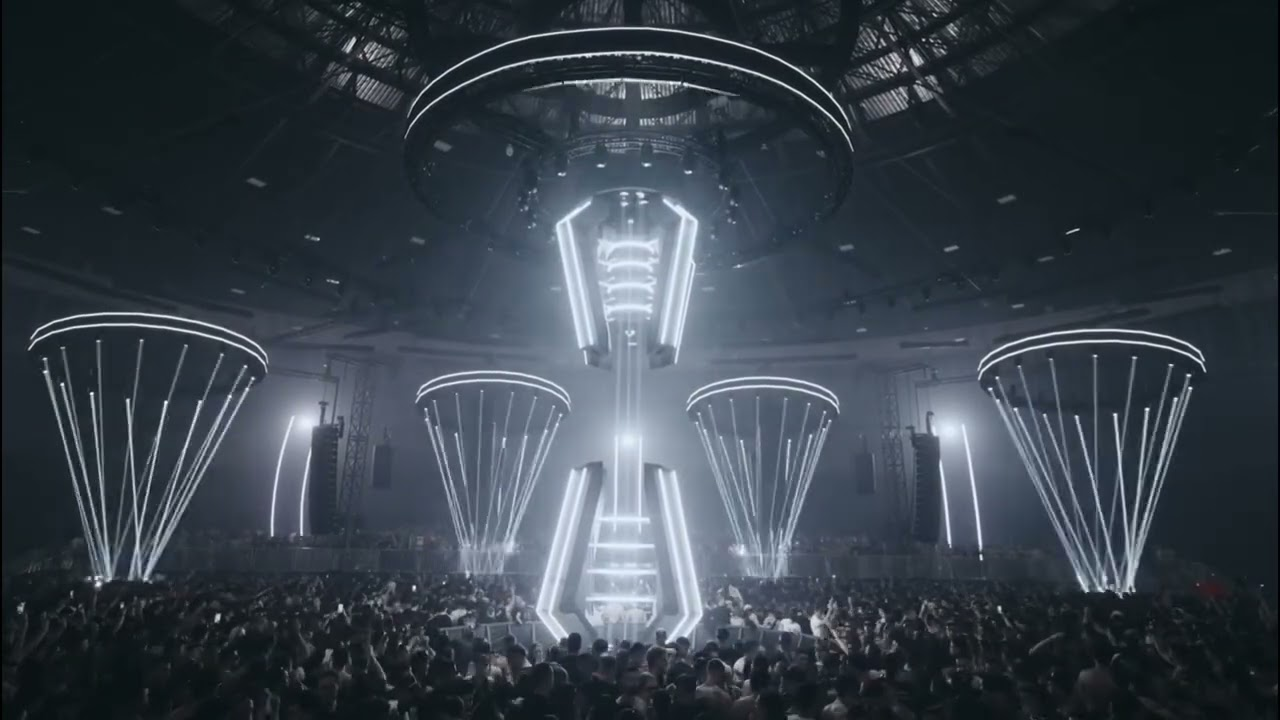
#> input picture outworld2.jpg, 1280 x 720 px
$ jupyter execute walkthrough.ipynb
#> lines starting #> are read from the running program, lines starting #| are printed output that depends on the picture
# Histogram Equalisation and CLAHE: Code Walkthrough

We use a photo from the Outworld festival, a dark crowd lit by intense LED rigs.
This is a perfect test image because it has two very different brightness zones at the same time:
- A huge dark area (the crowd)
- A small but very bright area (the LED lights)

That mix causes problems for basic histogram equalisation, and we will see exactly why, and how CLAHE fixes it.

[cell 1]
import numpy as np
import matplotlib.pyplot as plt
import cv2

plt.rcParams['figure.dpi'] = 100
plt.rcParams['axes.titlesize'] = 12
plt.rcParams['axes.titleweight'] = 'bold'

## 1. Load the Image

We load it in **grayscale**: black and white, no colour.
Every pixel is just a number from 0 (pure black) to 255 (pure white).

[cell 2]
img = cv2.imread('outworld2.jpg', cv2.IMREAD_GRAYSCALE)
#> img: shape (720, 1280); min 0, max 254, mean 63.2

plt.figure(figsize=(10, 5))
plt.imshow(img, cmap='gray', vmin=0, vmax=255)
plt.title('outworld2.jpg (grayscale)')
plt.axis('off')
plt.tight_layout()
plt.show()

print(f"Image size  : {img.shape[0]} rows x {img.shape[1]} columns = {img.size:,} pixels")
#| Image size  : 720 rows x 1280 columns = 921,600 pixels
print(f"Pixel range : {img.min()} (darkest) to {img.max()} (brightest)")
#| Pixel range : 0 (darkest) to 254 (brightest)

## 2. The Histogram: What Brightness Does the Image Use?

A histogram is a bar chart of pixel counts.
Bar 0 = how many pixels are pure black. Bar 255 = how many are pure white.

A tall bar means a lot of pixels have that brightness.
A short bar (or no bar) means almost no pixels are that bright.

We expect to see a big pile on the left (dark crowd) and a smaller spike on the right (bright LEDs).

[cell 3]
# Count how many pixels have each brightness value (0 to 255)
hist = np.bincount(img.flatten(), minlength=256)
#> hist = 256 values, max 24037 at index 27, min 0 at index 248, mean 3600

fig, axes = plt.subplots(1, 2, figsize=(13, 4))

axes[0].imshow(img, cmap='gray', vmin=0, vmax=255)
axes[0].set_title('Input Image')
axes[0].axis('off')

axes[1].bar(range(256), hist, color='steelblue', width=1)
axes[1].set_title('Histogram: pixel count per brightness level')
axes[1].set_xlabel('Brightness (0 = black, 255 = white)')
axes[1].set_ylabel('Number of pixels')
axes[1].axvline(x=img.min(), color='red',   linestyle='--', linewidth=1.2, label=f'darkest = {img.min()}')
axes[1].axvline(x=img.max(), color='green', linestyle='--', linewidth=1.2, label=f'brightest = {img.max()}')
axes[1].legend()

plt.tight_layout()
plt.show()
#> figure, not shown here; panel 2: tallest bar 24037 high, from x = 26.5 to 27.5

## 3. The CDF: Running Total of the Histogram

The **CDF** (Cumulative Distribution Function) answers one question for every brightness level:
> "What percentage of all pixels are this bright or darker?"

You build it in two steps:

Step 1: Turn counts into percentages:
`prob[r] = hist[r] / total_pixels`

Step 2: Add them up as you go from left to right:
`CDF[r] = prob[0] + prob[1] + ... + prob[r]`

The CDF always:
- Starts at (or near) 0 on the left
- Ends at exactly 1.0 on the right
- Never goes down, it can only stay flat or rise

Where the CDF shoots up steeply = lots of pixels at that brightness.
Where the CDF is flat = almost no pixels at that brightness.

[cell 4]
N    = img.size          # total number of pixels
#> N = 921600
prob = hist / N          # step 1: turn counts into fractions
#> prob = 256 values, max 0.0261 at index 27, min 0 at index 248, mean 0.00391
cdf  = np.cumsum(prob)   # step 2: running total (cumulative sum)
#> cdf = 256 values from 0.000625 to 1

# Quick check: should both be 1.0
print(f"prob adds up to : {prob.sum():.4f}  (should be 1.0)")
#| prob adds up to : 1.0000  (should be 1.0)
print(f"CDF at r=255    : {cdf[255]:.4f}  (should be 1.0)")
#| CDF at r=255    : 1.0000  (should be 1.0)
print()

# Print a few rows so you can see the pattern
print(f"{'Brightness':>12}  {'Count':>10}  {'% of pixels':>12}  {'CDF':>8}")
print("-" * 48)
for r in [0, 30, 60, 90, 120, 150, 180, 210, 240, 255]:
    print(f"{r:>12}  {hist[r]:>10}  {prob[r]*100:>11.2f}%  {cdf[r]:>8.4f}")
#> this loop made 10 passes
#|            0         576         0.06%    0.0006
#|           30       23800         2.58%    0.2595
#|           60        4969         0.54%    0.6382
#|           90        3955         0.43%    0.7888
#|          120        2141         0.23%    0.8703
#|          150        1428         0.15%    0.9283
#|          180         851         0.09%    0.9614
#|          210         520         0.06%    0.9853
#> (further printed lines are left out)

fig, axes = plt.subplots(1, 2, figsize=(12, 4))

axes[0].plot(range(256), prob, color='steelblue')
axes[0].set_title('Step 1: Percentage of pixels at each brightness')
axes[0].set_xlabel('Brightness')
axes[0].set_ylabel('Fraction of pixels')

axes[1].plot(range(256), cdf, color='darkorange', linewidth=2)
axes[1].set_title('Step 2: CDF (running total)')
axes[1].set_xlabel('Brightness')
axes[1].set_ylabel('Cumulative fraction')
axes[1].axhline(0.5, color='gray', linestyle='--', alpha=0.6, label='50% of pixels are below this')
axes[1].legend()

plt.tight_layout()
plt.show()
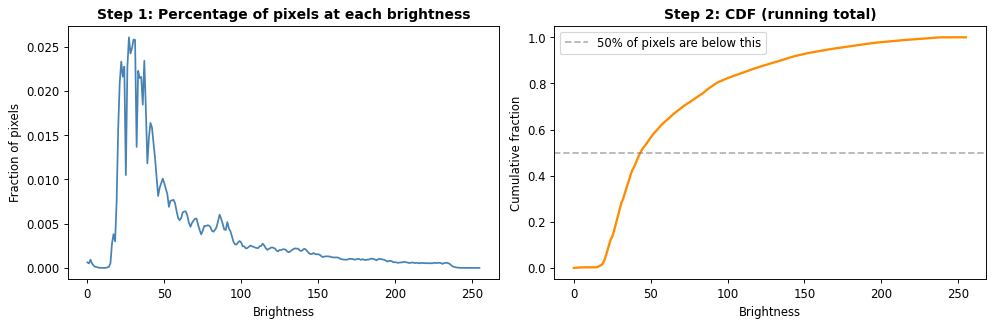
#> figure drawn by matplotlib, 2 panels; panel 1: curve peaks at x = 27, y = 0.0261; panel 2: curve peaks at x = 254, y = 1

## 4. Building the Remapping Table

Now we turn the CDF into a **lookup table**, a simple cheat sheet that says:
> "Old brightness X becomes new brightness Y."

The formula is:
```
new_brightness = round( 255 x CDF[old_brightness] )
```

The CDF rises steeply where there are lots of pixels. Multiplying by 255 and rounding
spreads those crowded pixels across a much wider brightness range.
Pixels that were all scrunched together in the dark zone get spread out from, say, 10 to 80.
That is what makes the image look more detailed and higher contrast.

We store this remapping in a 256-entry array called a **LUT** (Lookup Table).
Applying it to the whole image is then just one line: `output = lut[image]`

[cell 5]
# Build the lookup table
lut = np.round(255 * cdf).astype(np.uint8)   # one entry per possible brightness level
#> lut = 256 values from 0 to 255

plt.figure(figsize=(6, 5))
plt.plot(range(256), lut, color='purple', linewidth=2, label='new = round(255 x CDF[old])')
plt.plot([0, 255], [0, 255], 'k--', alpha=0.4, linewidth=1, label='no change (diagonal)')
plt.xlabel('Old brightness')
plt.ylabel('New brightness')
plt.title('The Remapping Curve')
plt.legend()
plt.grid(True, alpha=0.3)
plt.tight_layout()
plt.show()
#> figure, not shown here; curve peaks at x = 234, y = 255

# Show what happens to a few specific brightness values
print(f"{'Old brightness':>16}  {'CDF':>8}  {'New brightness':>16}")
print("-" * 44)
for r in [0, 30, 60, 90, 120, 150, 180, 210, 240, 255]:
    print(f"{r:>16}  {cdf[r]:>8.4f}  {lut[r]:>16}")

## 5. Apply the Lookup Table

We pass every pixel through the table.
Each pixel's old value is used as the index into the LUT to get its new value.
NumPy handles this for all pixels at once, no need for a slow Python loop.

[cell 6]
img_eq  = lut[img]   # apply the LUT
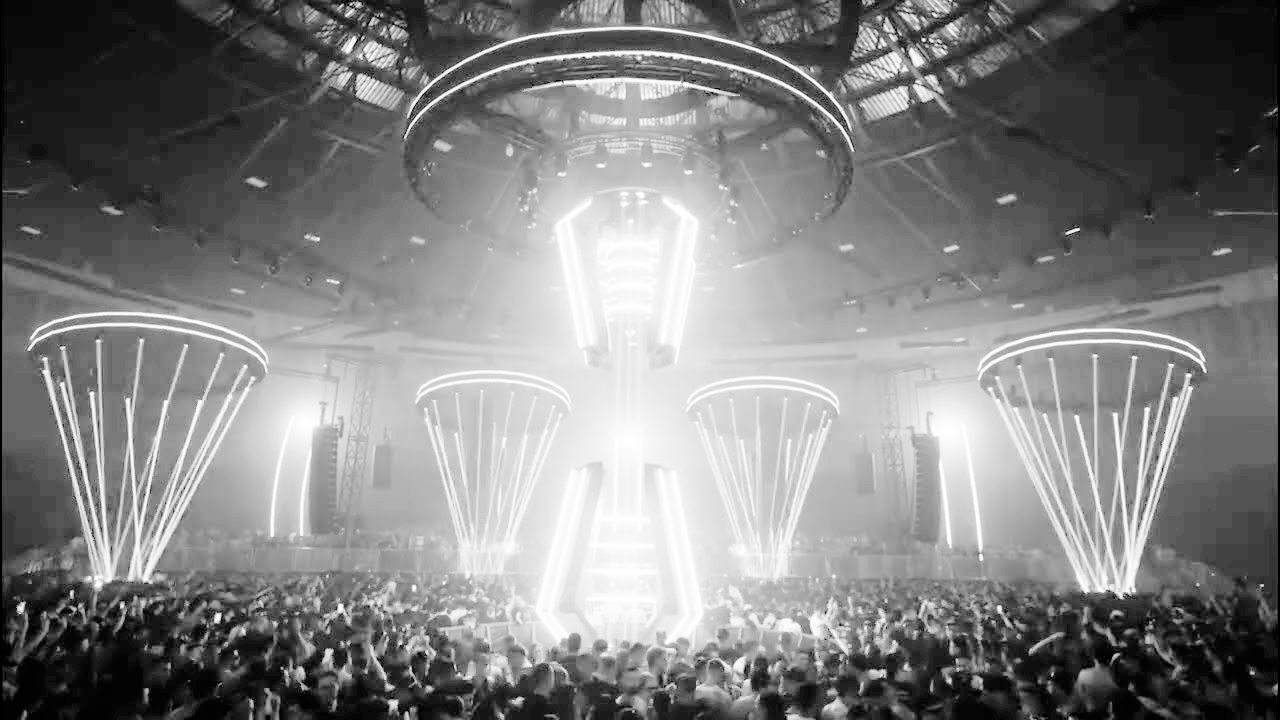
#> img_eq: shape (720, 1280); min 0, max 255, mean 129.1

hist_eq = np.bincount(img_eq.flatten(), minlength=256)
#> hist_eq = 256 values, max 24037 at index 47, min 0 at index 4, mean 3600
cdf_eq  = np.cumsum(hist_eq / img_eq.size)
#> cdf_eq = 256 values from 0.00114 to 1

fig, axes = plt.subplots(2, 3, figsize=(15, 8))

axes[0, 0].imshow(img,    cmap='gray', vmin=0, vmax=255)
axes[0, 0].set_title('Input')
axes[0, 0].axis('off')

axes[0, 1].imshow(img_eq, cmap='gray', vmin=0, vmax=255)
axes[0, 1].set_title('After Histogram Equalisation')
axes[0, 1].axis('off')

diff = img_eq.astype(int) - img.astype(int)
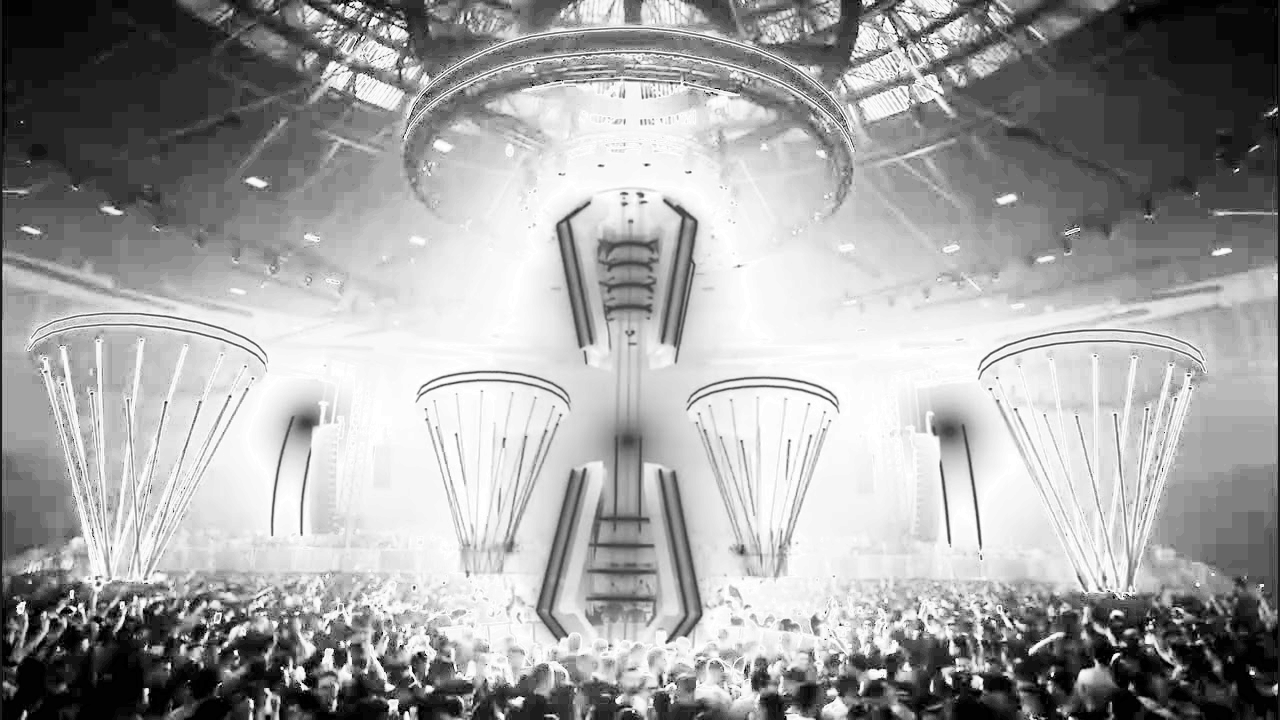
#> diff: shape (720, 1280) int64; min -15, max 112, mean 65.9; drawn with min black and max white
im   = axes[0, 2].imshow(diff, cmap='RdBu_r', vmin=-128, vmax=128)
axes[0, 2].set_title('Difference (red = got brighter, blue = got darker)')
axes[0, 2].axis('off')
plt.colorbar(im, ax=axes[0, 2], fraction=0.046)

axes[1, 0].bar(range(256), hist,    color='steelblue',  width=1)
axes[1, 0].set_title('Before: histogram')
axes[1, 0].set_xlabel('Brightness')

axes[1, 1].bar(range(256), hist_eq, color='darkorange', width=1)
axes[1, 1].set_title('After: histogram (more spread out)')
axes[1, 1].set_xlabel('Brightness')

axes[1, 2].plot(range(256), cdf,    color='steelblue',  label='Before', linewidth=2)
axes[1, 2].plot(range(256), cdf_eq, color='darkorange', label='After',  linewidth=2)
axes[1, 2].plot([0, 255], [0, 1],   'k--', alpha=0.4,   label='Ideal (straight line)', linewidth=1)
axes[1, 2].set_title('CDF before and after')
axes[1, 2].set_xlabel('Brightness')
axes[1, 2].legend()

plt.tight_layout()
plt.show()
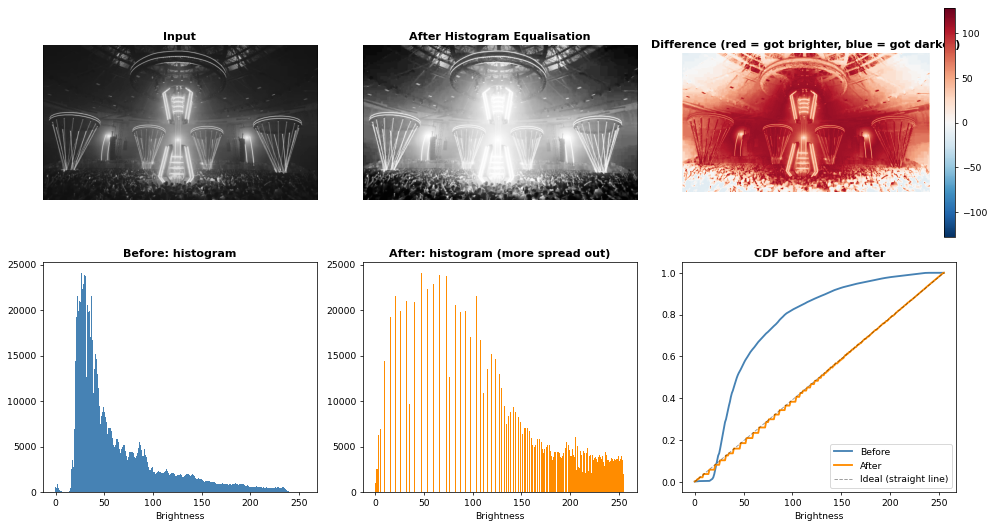
#> figure drawn by matplotlib, 7 panels; panel 4: tallest bar 24037 high, from x = 26.5 to 27.5; panel 5: tallest bar 24037 high, from x = 46.5 to 47.5; panel 6: curve peaks at x = 254, y = 1; panel 6: curve peaks at x = 255, y = 1

print(f"Before: brightness range [{img.min()}, {img.max()}]")
#| Before: brightness range [0, 254]
print(f"After : brightness range [{img_eq.min()}, {img_eq.max()}]")
#| After : brightness range [0, 255]

## 6. Cross-Check with OpenCV

OpenCV is an open-source computer vision library that provides ready-made implementations
of common image processing operations. `cv2.equalizeHist()` runs the exact same pipeline
we just built manually: histogram, CDF, LUT, apply.

Running both side by side confirms our manual derivation is correct.
Any pixel difference of at most 1 is expected, caused by rounding.

[cell 7]
img_eq_cv = cv2.equalizeHist(img)

max_diff = np.max(np.abs(img_eq.astype(int) - img_eq_cv.astype(int)))
#> max_diff = 1
print(f"Identical : {np.array_equal(img_eq, img_eq_cv)}")
#| Identical : False
print(f"Biggest pixel difference : {max_diff}  (0 or 1 is fine)")
#| Biggest pixel difference : 1  (0 or 1 is fine)

fig, axes = plt.subplots(1, 2, figsize=(10, 4))
axes[0].imshow(img_eq,    cmap='gray', vmin=0, vmax=255)
axes[0].set_title('Our result (manual)')
axes[0].axis('off')
axes[1].imshow(img_eq_cv, cmap='gray', vmin=0, vmax=255)
axes[1].set_title('OpenCV result')
axes[1].axis('off')
plt.tight_layout()
plt.show()

## 7. The Problem: HE Uses One Rule for the Whole Image

This image has two very different zones:
- Dark zone (crowd): HE does a good job here, the people become visible
- Bright zone (LED lights): HE pushes these to pure white (255) and destroys all detail

Why? Because HE computes one **CDF** for the entire image. That CDF is dominated by
the huge number of dark pixels from the crowd. When it rescales everything using that one rule,
the already-bright lights get pushed off the top of the scale.

The zoom below shows this clearly.

[cell 8]
h, w = img.shape
#> h = 720; w = 1280
# Crop the LED tower area (top-centre of the image)
crop_y  = slice(0, h // 3)
crop_x  = slice(w // 3, 2 * w // 3)
# Crop the crowd area (bottom of the image)
crop_y2 = slice(2 * h // 3, h)

fig, axes = plt.subplots(2, 2, figsize=(12, 8))

axes[0, 0].imshow(img[crop_y, crop_x],    cmap='gray', vmin=0, vmax=255)
axes[0, 0].set_title('LED area: BEFORE')
axes[0, 0].axis('off')

axes[0, 1].imshow(img_eq[crop_y, crop_x], cmap='gray', vmin=0, vmax=255)
axes[0, 1].set_title('LED area: AFTER HE  (all washed out to white)')
axes[0, 1].axis('off')

axes[1, 0].imshow(img[crop_y2, crop_x],    cmap='gray', vmin=0, vmax=255)
axes[1, 0].set_title('Crowd area: BEFORE  (very dark, hard to see)')
axes[1, 0].axis('off')

axes[1, 1].imshow(img_eq[crop_y2, crop_x], cmap='gray', vmin=0, vmax=255)
axes[1, 1].set_title('Crowd area: AFTER HE  (much more visible)')
axes[1, 1].axis('off')

plt.suptitle('Global HE: good for the crowd, bad for the lights', fontsize=13)
plt.tight_layout()
plt.show()

## 8. CLAHE: The Fix

Instead of one rule for the whole image, **CLAHE** cuts the image into small tiles
and applies HE separately to each tile.

The LED tile gets its own CDF. The crowd tile gets its own CDF.
They no longer interfere with each other.

One extra protection: a **clip limit**. If a tile's histogram has a very tall spike
(meaning lots of pixels piled at one brightness), CLAHE cuts that spike off and spreads
the excess evenly. This stops noise from being amplified along with the real image detail.

Finally, to avoid a visible grid of hard edges between tiles, CLAHE blends neighbouring
tile results smoothly at the borders.

[cell 9]
clahe     = cv2.createCLAHE(clipLimit=2.0, tileGridSize=(8, 8))
img_clahe = clahe.apply(img)

fig, axes = plt.subplots(1, 3, figsize=(15, 5))

axes[0].imshow(img,       cmap='gray', vmin=0, vmax=255)
axes[0].set_title('Original')
axes[0].axis('off')

axes[1].imshow(img_eq,    cmap='gray', vmin=0, vmax=255)
axes[1].set_title('Global HE  (lights blown out)')
axes[1].axis('off')

axes[2].imshow(img_clahe, cmap='gray', vmin=0, vmax=255)
axes[2].set_title('CLAHE  clip=2  tile=8x8')
axes[2].axis('off')

plt.tight_layout()
plt.show()

## 9. Changing CLAHE Parameters

CLAHE has two knobs to turn:

`clipLimit`: how strong the enhancement is.
Low = gentle. High = aggressive (but too high and you start amplifying noise instead of detail).

`tileGridSize`: how many tiles to split the image into.
Small tiles = very local, can look over-processed. Large tiles = starts behaving like global HE.

[cell 10]
# ── Vary clipLimit ────────────────────────────────────────────────────────────
fig, axes = plt.subplots(1, 4, figsize=(16, 4))
for i, cl in enumerate([1.0, 2.0, 5.0, 20.0]):
    out = cv2.createCLAHE(clipLimit=cl, tileGridSize=(8, 8)).apply(img)
    axes[i].imshow(out, cmap='gray', vmin=0, vmax=255)
    axes[i].set_title(f'clipLimit = {cl}')
    axes[i].axis('off')
plt.suptitle('clipLimit sweep  (tile size fixed at 8x8)', fontsize=13)
plt.tight_layout()
plt.show()

# ── Vary tileGridSize ─────────────────────────────────────────────────────────
fig, axes = plt.subplots(1, 4, figsize=(16, 4))
for i, ts in enumerate([(2, 2), (8, 8), (16, 16), (64, 64)]):
    out = cv2.createCLAHE(clipLimit=2.0, tileGridSize=ts).apply(img)
    axes[i].imshow(out, cmap='gray', vmin=0, vmax=255)
    axes[i].set_title(f'tile = {ts[0]}x{ts[1]}')
    axes[i].axis('off')
#> this loop made 4 passes
#> pass 1, `out = cv2.createCLAHE(clipLimit=2.0, tileGridSize=ts).apply(img)`:
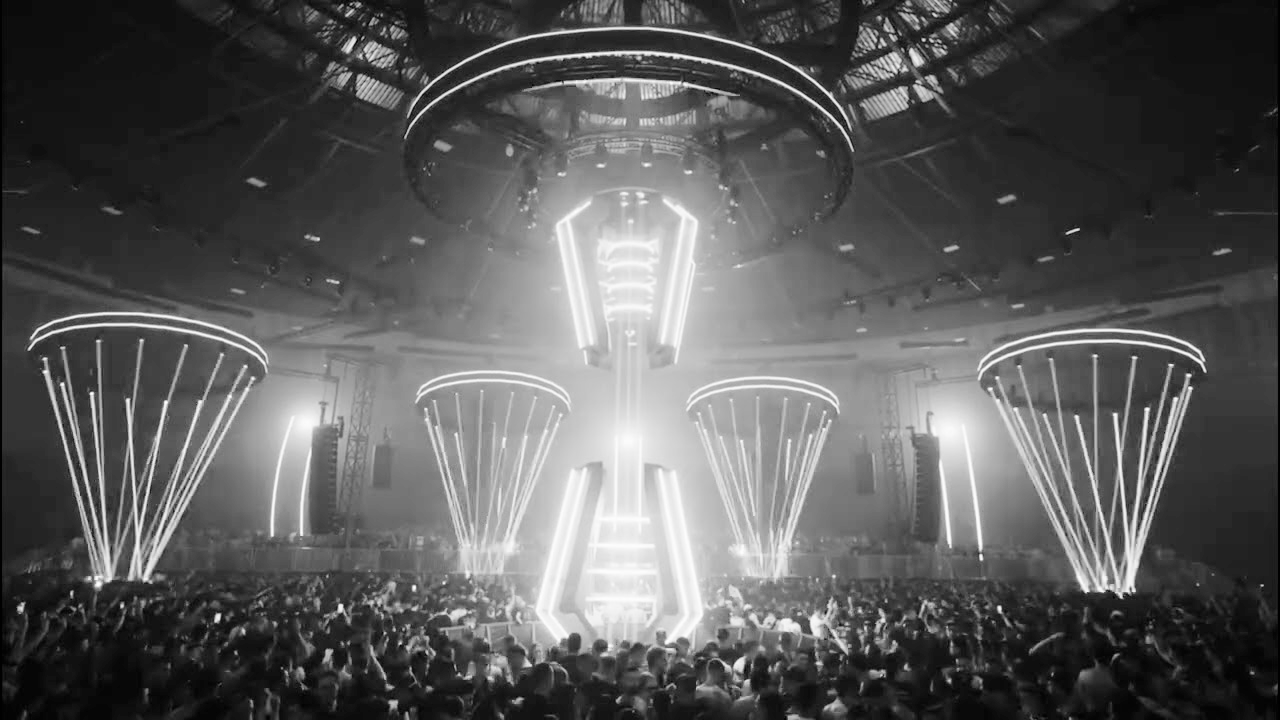
#> out: shape (720, 1280); min 0, max 255, mean 90.5
plt.suptitle('tileGridSize sweep  (clipLimit fixed at 2.0)', fontsize=13)
plt.tight_layout()
plt.show()
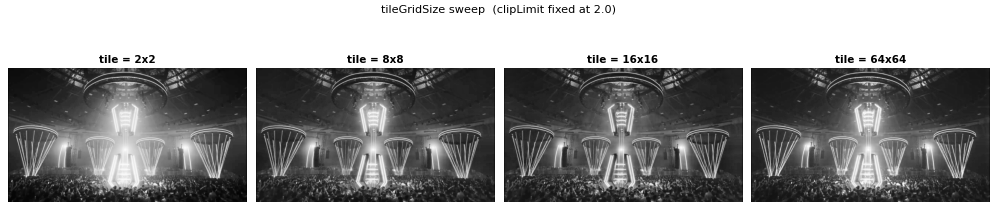
#> figure drawn by matplotlib, 4 panels
